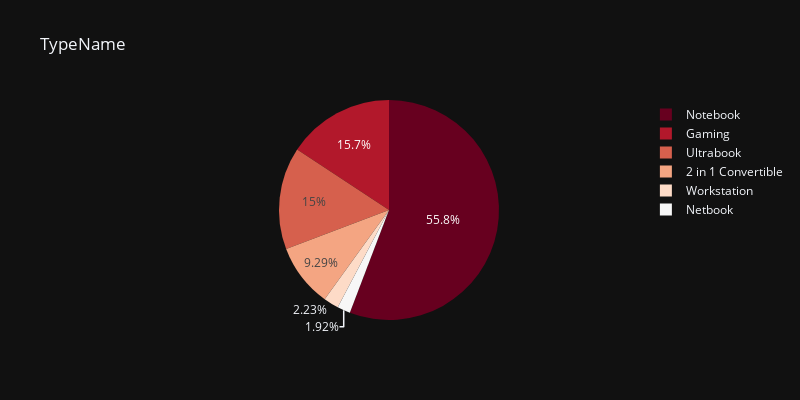

Notebook code for this chart:
### Code cell
df['TypeName'].value_counts()
px.pie(df,names='TypeName',title='TypeName',width=800,height=400,template='plotly_dark',color_discrete_sequence=px.colors.sequential.RdBu)

### Figure 1 — Plotly figure (JSON) as saved in the notebook; plotly's stock layout.template omitted (floating-point values rounded to 4 significant figures; data arrays with more than 128 entries replaced by an {"elided": "..."} marker saying what was removed)
{"data": [{"domain": {"x": [0, 1], "y": [0, 1]}, "hovertemplate": "TypeName=%{label}<extra></extra>", "labels": {"elided": "1303 str values"}, "legendgroup": "", "name": "", "showlegend": true, "type": "pie"}], "layout": {"height": 400, "legend": {"tracegroupgap": 0}, "piecolorway": ["rgb(103,0,31)", "rgb(178,24,43)", "rgb(214,96,77)", "rgb(244,165,130)", "rgb(253,219,199)", "rgb(247,247,247)", "rgb(209,229,240)", "rgb(146,197,222)", "rgb(67,147,195)", "rgb(33,102,172)", "rgb(5,48,97)"], "title": {"text": "TypeName"}, "width": 800}}
